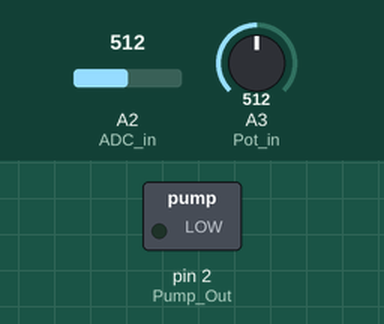
This sketch was run on a simulated Arduino Uno, built with avr-gcc and run on an emulated ATmega328P. Parts: switched loads named in the sketch (green lamp = pin HIGH). The inputs (shaded band) are chosen by the test bench; at power-on: A3 (Pot_in) = 512, A2 (ADC_in) = 512.

Above: at 1.2 s.
1.3 s: A3 (Pot_in) set to 527
At 2.3 s:
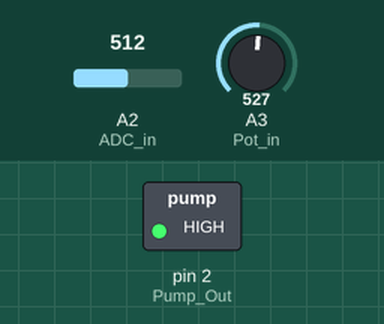
3.5 s: A3 (Pot_in) set to 511
At 5.1 s:
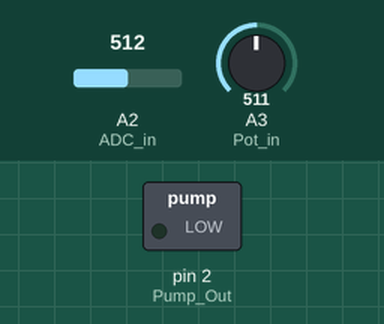
5.5 s: A3 (Pot_in) set to 716
At 6.7 s:
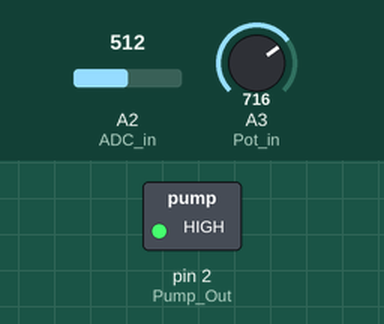
Timing chart, 0 to 8.5 s (numbered marks = the images above; inputs shaded):
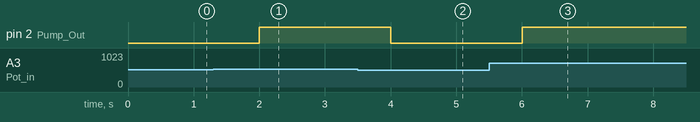

Measured:
- the behaviour switches between 512 and 513 on A3 (Pot_in) (found by bisection; images 0 and 1)
- after the input at 1.3 s, pin 2 (Pump_Out): LOW → HIGH after 0.70 s
- after the input at 3.5 s, pin 2 (Pump_Out): HIGH → LOW after 0.51 s
- after the input at 5.5 s, pin 2 (Pump_Out): LOW → HIGH after 0.51 s

The sketch:

firmware.ino
```cpp
// configuration
#define ADC_in A2 // pin connected to the analog moisture sensor
#define Pump_Out 2 // pin connected to the transistor, driving the pump
#define Pot_in A3 // the pin connected to the potentiometer

unsigned long last_Poll, wait;

void setup() {
  // drive pin connected to the moisture sensor and the potentiometer as input
  pinMode(ADC_in, INPUT);
  pinMode(Pot_in, INPUT);

  // drive pin connected to the transistor as output and close the transistor
  pinMode(Pump_Out, OUTPUT);
  digitalWrite(Pump_Out, HIGH);
  last_Poll = millis();

  wait = 1000; // wait 1000 milliseconds for every sensor check , equals 1 second
}

void loop() {

  if ( (millis() - wait) > last_Poll ) {
    last_Poll = millis();

    // get the value from the moisture sensor
    unsigned int Sensor_value = 0;
    for (unsigned int i = 0; i < 10; i++) {
      Sensor_value += analogRead(ADC_in);
    }
    Sensor_value /= 10;

    // get the value from the potentiometer
    unsigned int Pot_value = 0;
    for (unsigned int i = 0; i < 10; i++) {
      Pot_value += analogRead(Pot_in);
    }
    Pot_value /= 10;

    // if sensor value is smaller then potentiometer value then the earth is to dry -> water it
    if (Sensor_value < Pot_value) {
      digitalWrite(Pump_Out, HIGH);
    } else {
      digitalWrite(Pump_Out, LOW);
    }
  }
}
```
